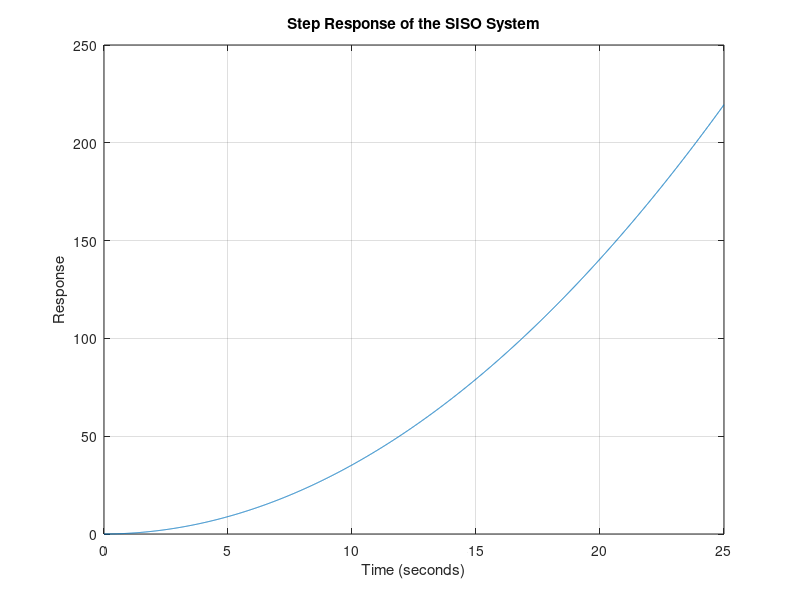

This chart was generated by the following MATLAB code:
% Define the numerator and denominator of the transfer function
numerator = conv([1, 7], 1); % Convolution is not actually needed here since [1, 7] is already the numerator
denominator = conv([1, 0, 0], [1, 10]);

% Create a transfer function model
sys = tf(numerator, denominator);

% Time vector from 0 to 25 seconds
t = 0:0.01:25; 

% Step response for a unit step input u(t) = 1 for t >= 0
u = ones(size(t)); 

% Calculate the step response using lsim, which can also handle custom inputs
[y, t] = lsim(sys, u, t);

% Plot the response
plot(t, y);
xlabel('Time (seconds)');
ylabel('Response');
title('Step Response of the SISO System');
grid on;
